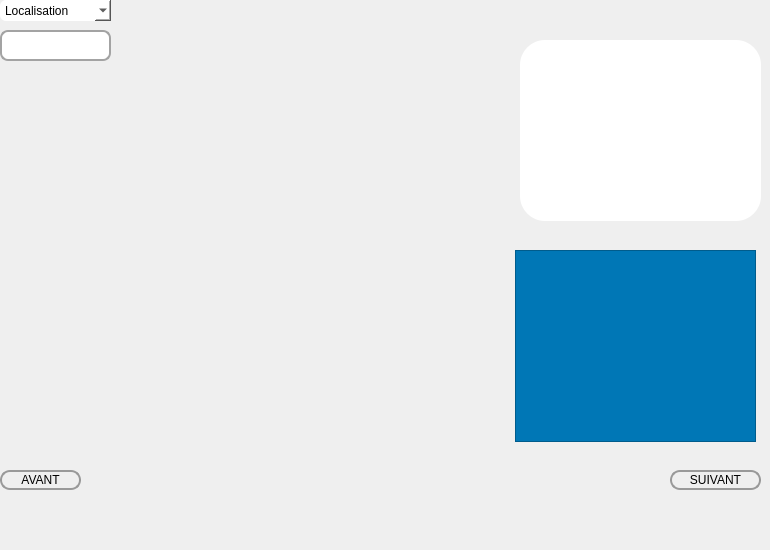
       <widget class="QWidget" name="page_4">
        <widget class="QPushButton" name="avant_2">
         <property name="geometry">
          <rect>
           <x>0</x>
           <y>470</y>
           <width>81</width>
           <height>20</height>
          </rect>
         </property>
         <property name="styleSheet">
          <string notr="true">QPushButton{
border-style:solid;
border-width: 2px;
border-color: #999999;
border-radius: 10px;
/*background-color:rgb(58, 122, 62);*/

background-color: qlineargradient(x1: 0, y1: 0, x2: 0, y2: 1,
stop: 0 #CCCCCC, stop: 1 #AAAAAA);
}
QPushButton:hover{
background-color:#0077b6;

color:rgb(255,255,255);
 
}
QPushButton:pressed{
background-color:#0077b6;}</string>
         </property>
         <property name="text">
          <string>AVANT</string>
         </property>
         <property name="icon">
          <iconset resource="res.qrc">
           <normaloff>:/prefix/new/res/left.png</normaloff>:/prefix/new/res/left.png</iconset>
         </property>
        </widget>
        <widget class="QComboBox" name="tri_local">
         <property name="geometry">
          <rect>
           <x>0</x>
           <y>0</y>
           <width>111</width>
           <height>21</height>
          </rect>
         </property>
         <property name="styleSheet">
          <string notr="true">background-color:white;
border-radius:6px;</string>
         </property>
         <item>
          <property name="text">
           <string>Localisation</string>
          </property>
         </item>
         <item>
          <property name="text">
           <string>nabeul</string>
          </property>
         </item>
         <item>
          <property name="text">
           <string>ariana</string>
          </property>
         </item>
         <item>
          <property name="text">
           <string>grombalia</string>
          </property>
         </item>
         <item>
          <property name="text">
           <string>tozeur</string>
          </property>
         </item>
         <item>
          <property name="text">
           <string>kasserine</string>
          </property>
         </item>
         <item>
          <property name="text">
           <string>sousse</string>
          </property>
         </item>
         <item>
          <property name="text">
           <string>sfax</string>
          </property>
         </item>
        </widget>
        <widget class="QLabel" name="label_5">
         <property name="geometry">
          <rect>
           <x>120</x>
           <y>0</y>
           <width>391</width>
           <height>541</height>
          </rect>
         </property>
         <property name="text">
          <string/>
         </property>
         <property name="pixmap">
          <pixmap resource="res.qrc">:/prefix/new/res/TUNISIE.png</pixmap>
         </property>
        </widget>
        <widget class="QLabel" name="nabeul">
         <property name="geometry">
          <rect>
           <x>340</x>
           <y>70</y>
           <width>41</width>
           <height>41</height>
          </rect>
         </property>
         <property name="styleSheet">
          <string notr="true">background-color:transparent;</string>
         </property>
         <property name="text">
          <string/>
         </property>
        </widget>
        <widget class="QLabel" name="ariana">
         <property name="geometry">
          <rect>
           <x>300</x>
           <y>20</y>
           <width>41</width>
           <height>41</height>
          </rect>
         </property>
         <property name="styleSheet">
          <string notr="true">background-color:transparent;</string>
         </property>
         <property name="text">
          <string/>
         </property>
        </widget>
        <widget class="QLabel" name="grom">
         <property name="geometry">
          <rect>
           <x>300</x>
           <y>70</y>
           <width>41</width>
           <height>41</height>
          </rect>
         </property>
         <property name="styleSheet">
          <string notr="true">background-color:transparent;</string>
         </property>
         <property name="text">
          <string/>
         </property>
        </widget>
        <widget class="QLabel" name="ariana_2">
         <property name="geometry">
          <rect>
           <x>560</x>
           <y>460</y>
           <width>41</width>
           <height>41</height>
          </rect>
         </property>
         <property name="styleSheet">
          <string notr="true">background-color:transparent;</string>
         </property>
         <property name="text">
          <string/>
         </property>
        </widget>
        <widget class="QLabel" name="kass">
         <property name="geometry">
          <rect>
           <x>200</x>
           <y>190</y>
           <width>41</width>
           <height>41</height>
          </rect>
         </property>
         <property name="styleSheet">
          <string notr="true">background-color:transparent;</string>
         </property>
         <property name="text">
          <string/>
         </property>
        </widget>
        <widget class="QLabel" name="kass_2">
         <property name="geometry">
          <rect>
           <x>530</x>
           <y>460</y>
           <width>41</width>
           <height>41</height>
          </rect>
         </property>
         <property name="styleSheet">
          <string notr="true">background-color:transparent;</string>
         </property>
         <property name="text">
          <string/>
         </property>
        </widget>
        <widget class="QLabel" name="kass_3">
         <property name="geometry">
          <rect>
           <x>540</x>
           <y>460</y>
           <width>41</width>
           <height>41</height>
          </rect>
         </property>
         <property name="styleSheet">
          <string notr="true">background-color:transparent;</string>
         </property>
         <property name="text">
          <string/>
         </property>
        </widget>
        <widget class="QLabel" name="kass_4">
         <property name="geometry">
          <rect>
           <x>540</x>
           <y>460</y>
           <width>41</width>
           <height>41</height>
          </rect>
         </property>
         <property name="styleSheet">
          <string notr="true">background-color:transparent;</string>
         </property>
         <property name="text">
          <string/>
         </property>
        </widget>
        <widget class="QLabel" name="sfax">
         <property name="geometry">
          <rect>
           <x>350</x>
           <y>230</y>
           <width>41</width>
           <height>41</height>
          </rect>
         </property>
         <property name="styleSheet">
          <string notr="true">background-color:transparent;</string>
         </property>
         <property name="text">
          <string/>
         </property>
        </widget>
        <widget class="QLabel" name="sousse">
         <property name="geometry">
          <rect>
           <x>340</x>
           <y>120</y>
           <width>41</width>
           <height>41</height>
          </rect>
         </property>
         <property name="styleSheet">
          <string notr="true">background-color:transparent;</string>
         </property>
         <property name="text">
          <string/>
         </property>
        </widget>
        <widget class="QLabel" name="tozeur">
         <property name="geometry">
          <rect>
           <x>150</x>
           <y>300</y>
           <width>41</width>
           <height>41</height>
          </rect>
         </property>
         <property name="styleSheet">
          <string notr="true">background-color:transparent;</string>
         </property>
         <property name="text">
          <string/>
         </property>
        </widget>
        <widget class="QPushButton" name="suivi2_2">
         <property name="geometry">
          <rect>
           <x>670</x>
           <y>470</y>
           <width>91</width>
           <height>20</height>
          </rect>
         </property>
         <property name="styleSheet">
          <string notr="true">QPushButton{
border-style:solid;
border-width: 2px;
border-color: #999999;
border-radius: 10px;
/*background-color:rgb(58, 122, 62);*/

background-color: qlineargradient(x1: 0, y1: 0, x2: 0, y2: 1,
stop: 0 #CCCCCC, stop: 1 #AAAAAA);
}
QPushButton:hover{
background-color:#0077b6;

color:rgb(255,255,255);
 
}
QPushButton:pressed{
background-color:#0077b6;}</string>
         </property>
         <property name="text">
          <string>SUIVANT</string>
         </property>
         <property name="icon">
          <iconset resource="res.qrc">
           <normaloff>:/prefix/new/res/arrow-right.png</normaloff>:/prefix/new/res/arrow-right.png</iconset>
         </property>
        </widget>
        <widget class="QLineEdit" name="rechercher_local">
         <property name="geometry">
          <rect>
           <x>0</x>
           <y>30</y>
           <width>111</width>
           <height>31</height>
          </rect>
         </property>
         <property name="styleSheet">
          <string notr="true">
QLineEdit{
background-color:rgb(255, 255, 255);
border:2px solid rgb(163, 163, 163);
/*border:	rgb(179, 179, 179);*/
border-radius:8px;
/*color:rgb(165, 165, 165);*/
padding-left:8px;
padding-right:8px;
/*background-color:rgb(255, 255, 255);*/}
QLineEdit:hover{
border:2px solid rgb(48,50,62);
border-radius:8px;
}
QLineEdit:focus{
background-color:rgb(255, 255, 255);
border-radius:8px;}</string>
         </property>
         <property name="text">
          <string/>
         </property>
        </widget>
        <widget class="QLabel" name="info">
         <property name="geometry">
          <rect>
           <x>520</x>
           <y>40</y>
           <width>241</width>
           <height>181</height>
          </rect>
         </property>
         <property name="styleSheet">
          <string notr="true">font: 75 12pt &quot;System&quot;;
border-radius:25px;
background-color:white;
color:black;</string>
         </property>
         <property name="text">
          <string/>
         </property>
        </widget>
        <widget class="QTableView" name="tab_loc">
         <property name="geometry">
          <rect>
           <x>515</x>
           <y>250</y>
           <width>241</width>
           <height>192</height>
          </rect>
         </property>
         <property name="styleSheet">
          <string notr="true">background-color:#0077b6;</string>
         </property>
        </widget>
       </widget>
